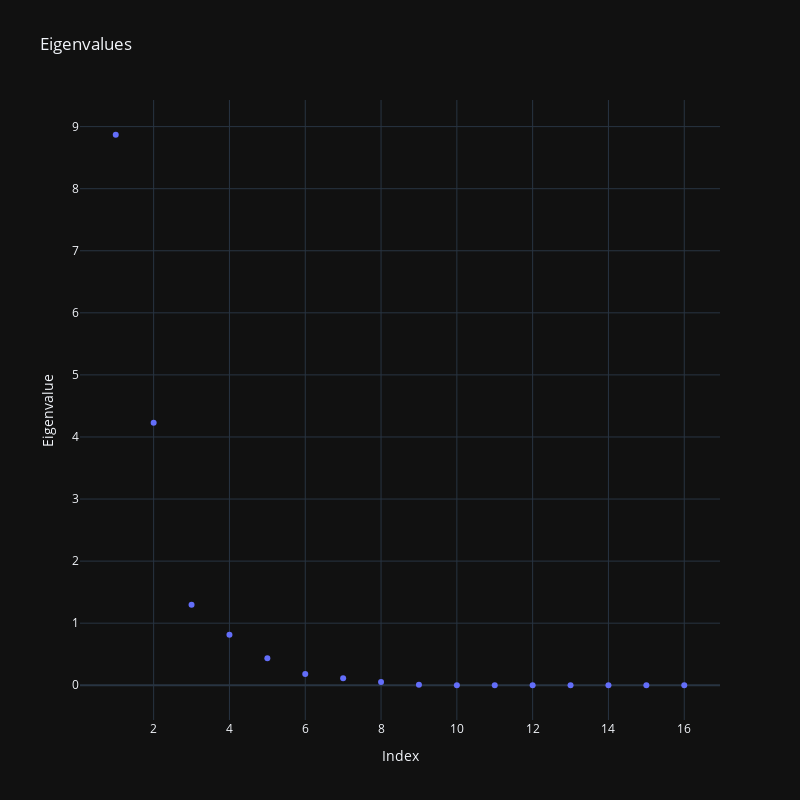
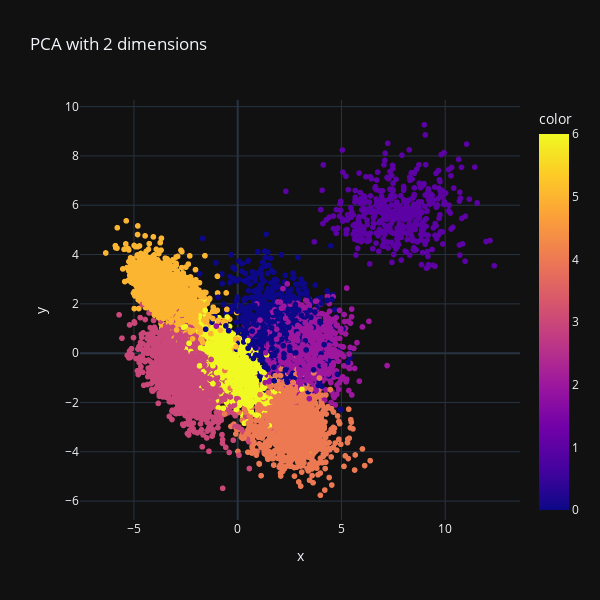

Notebook code for these charts, in order:
### Code cell
X_pca, d, eigenvecs = my_PCA(X_train)
px.scatter(x=X_pca.iloc[:, 0], y=X_pca.iloc[:, 1], color=np.array(y_train), title=f"PCA with {d} dimensions", width=600, height=600).show()

### Figure 1 — Plotly figure (JSON) as saved in the notebook; plotly's stock layout.template omitted (floating-point values rounded to 4 significant figures)
{"data": [{"hovertemplate": "Index=%{x}<br>Eigenvalue=%{y}<extra></extra>", "legendgroup": "", "marker": {"color": "#636efa", "symbol": "circle"}, "mode": "markers", "name": "", "orientation": "v", "showlegend": false, "x": [1, 2, 3, 4, 5, 6, 7, 8, 9, 10, 11, 12, 13, 14, 15, 16], "xaxis": "x", "y": [8.869, 4.231, 1.299, 0.8148, 0.4361, 0.1822, 0.1122, 0.05205, 0.008227, 0.001418, 0.001051, 0.0002802, 0.0001476, 9.659e-06, 2.159e-06, 1.793e-06], "yaxis": "y", "type": "scatter"}], "layout": {"xaxis": {"anchor": "y", "domain": [0.0, 1.0], "title": {"text": "Index"}}, "yaxis": {"anchor": "x", "domain": [0.0, 1.0], "title": {"text": "Eigenvalue"}}, "legend": {"tracegroupgap": 0}, "title": {"text": "Eigenvalues"}, "height": 800, "width": 800}}

### Figure 2 — Plotly figure (JSON) as saved in the notebook; plotly's stock layout.template omitted (floating-point values rounded to 4 significant figures; data arrays with more than 128 entries replaced by an {"elided": "..."} marker saying what was removed)
{"data": [{"hovertemplate": "x=%{x}<br>y=%{y}<br>color=%{marker.color}<extra></extra>", "legendgroup": "", "marker": {"color": {"elided": "10888 float values"}, "coloraxis": "coloraxis", "symbol": "circle"}, "mode": "markers", "name": "", "showlegend": false, "x": {"elided": "10888 float values"}, "xaxis": "x", "y": {"elided": "10888 float values"}, "yaxis": "y", "type": "scattergl"}], "layout": {"xaxis": {"anchor": "y", "domain": [0.0, 1.0], "title": {"text": "x"}}, "yaxis": {"anchor": "x", "domain": [0.0, 1.0], "title": {"text": "y"}}, "coloraxis": {"colorbar": {"title": {"text": "color"}}, "colorscale": [[0.0, "#0d0887"], [0.1111, "#46039f"], [0.2222, "#7201a8"], [0.3333, "#9c179e"], [0.4444, "#bd3786"], [0.5556, "#d8576b"], [0.6667, "#ed7953"], [0.7778, "#fb9f3a"], [0.8889, "#fdca26"], [1.0, "#f0f921"]]}, "legend": {"tracegroupgap": 0}, "title": {"text": "PCA with 2 dimensions"}, "height": 600, "width": 600}}
